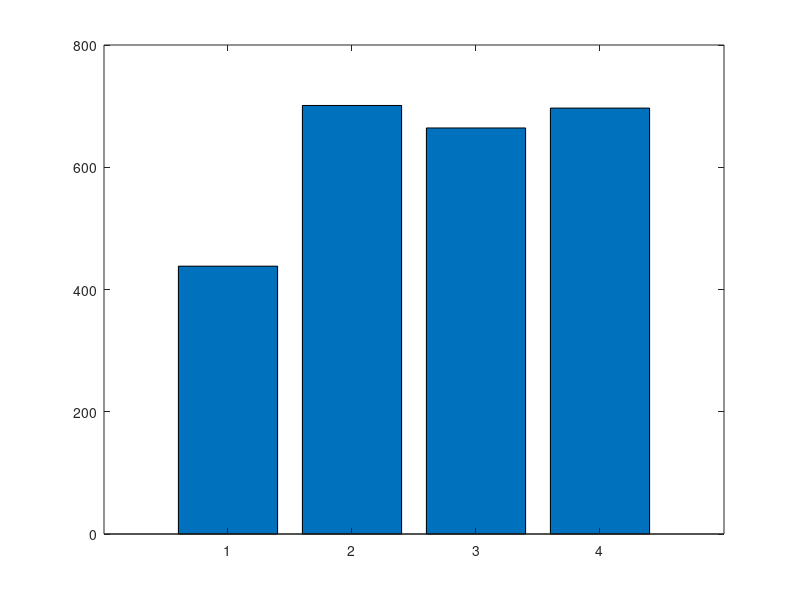

This figure's MATLAB source:
function enum4()
global Dflag
Dflag=4;
Cr=10;
Ct=400;
n=4;
distance=1;
Bcost=inf;
lot=zeros(n,1);
t=zeros(n,1);
td=zeros(n,1);
optH=zeros(n,1);
optL=zeros(n,1);
inve=zeros(n,1);
inveT=0;
switch Dflag
    case 1
        for t1=1:distance:(100-n*distance)
            for t2=1:distance:97-(n-1)*distance
                if(t1+t2<100-(n-2)*distance)
                    for t3=1:distance:97
                        if(t1+t2+t3<100-distance)
                            t4=100-t1-t2-t3;
                            t(1)=t1;
                            t(2)=t2+t(1);
                            t(3)=t3+t(2);
                            t(4)=100;
                            td(1)=t1;
                            td(2)=t2;
                            td(3)=t3;
                            td(4)=t4;
                            
                            lot(1)=(t(1)^2)/4;
                            inveT=td(1)*lot(1);
                            
                            for i = 2:4
                                lot(i)=(t(i)^2-t(i-1)^2)/4;
                                inveT=inveT+td(i)*(t(i)^2)/4;
                            end
                            
                            cost=Cr*max(lot)+inveT+Ct*4;
                            if cost<Bcost
                                for iii=1:4
                                    optH(iii)=td(iii);
                                    optL(iii)=lot(iii);
                                end
                                Bcost=cost;
                            end
                        end
                    end
                end
            end
        end
        
    case 2
        for t1=1:distance:97
            for t2=1:distance:97
                if(t1+t2<100-2*distance)
                    for t3=1:distance:97
                        if(t1+t2+t3<100-distance)
                            t4=100-t1-t2-t3;
                            t(1)=t1;
                            t(2)=t2+t(1);
                            t(3)=t3+t(2);
                            t(4)=100;
                            td(1)=t1;
                            td(2)=t2;
                            td(3)=t3;
                            td(4)=t4;
                            
                            lot(1)=250*sqrt(t(1));
                            inveT=td(1)*lot(1);
                            
                            for i = 2:4
                                lot(i)=250*sqrt(t(i))-250*sqrt(t(i-1));
                                inveT=inveT+td(i)*250*sqrt(t(i));
                            end
                            
                            cost=Cr*max(lot)+inveT+Ct*4;
                            if cost<Bcost
                                for iii=1:4
                                    optH(iii)=td(iii);
                                    optL(iii)=lot(iii);
                                end
                                Bcost=cost;
                            end
                        end
                    end
                end
            end
        end
    case 3
        for t1=1:distance:97
            for t2=1:distance:97
                if(t1+t2<100-2*distance)
                    for t3=1:distance:97
                        if(t1+t2+t3<100-distance)
                            t4=100-t1-t2-t3;
                            t(1)=t1;
                            t(2)=t2+t(1);
                            t(3)=t3+t(2);
                            t(4)=100;
                            td(1)=t1;
                            td(2)=t2;
                            td(3)=t3;
                            td(4)=t4;
                            
                            lot(1)=2685*(1/(1+exp((-t(1)+50)/15))-1/(1+exp(50/15)));
                            inveT=td(1)*lot(1);
                            
                            for i = 2:4
                                lot(i)=2685*(1/(1+exp((-t(i)+50)/15)))-2685*(1/(1+exp((-t(i-1)+50)/15)));
                                inveT=inveT+td(i)*(2685*(1/(1+exp((-t(i)+50)/15))-1/(1+exp(50/15))));
                            end
                            
                            cost=Cr*max(lot)+inveT+Ct*4;
                            if cost<Bcost
                                for iii=1:4
                                    optH(iii)=td(iii);
                                    optL(iii)=lot(iii);
                                end
                                Bcost=cost;
                            end
                        end
                    end
                end
            end
        end
    case 4
        for t1=1:distance:97
            for t2=1:distance:97
                if(t1+t2<100-2*distance)
                    for t3=1:distance:97
                        if(t1+t2+t3<100-distance)
                            t4=100-t1-t2-t3;
                            t(1)=t1;
                            t(2)=t2+t(1);
                            t(3)=t3+t(2);
                            t(4)=100;
                            td(1)=t1;
                            td(2)=t2;
                            td(3)=t3;
                            td(4)=t4;
                            %
                            if t(1)<25
                                lot(1)=(t(1)^2)*2500/3566;
                            elseif t(1)<64
                                lot(1)=(500*sqrt(t(1))-1875)*2500/3566;
                            else
                                lot(1)=((t(1)^2)*1000/4096+1125)*2500/3566;
                            end
                            
                            inveT=td(1)*lot(1);
                            %also need to detect the location of t(i-1)
                            for i = 2:4
                                if t(i)<25
                                    lot(i)=(t(i)^2)*2500/3566-(t(i-1)^2)*2500/3566;
                                    inveT=inveT+td(i)*(t(i)^2)*2500/3566;
                                elseif t(i)<64
                                    if t(i-1)<25
                                        lot(i)=(500*sqrt(t(i))-1875)*2500/3566-(t(i-1)^2)*2500/3566;
                                    elseif t(i-1) <64
                                        lot(i)=(500*sqrt(t(i))-1875)*2500/3566-(500*sqrt(t(i-1))-1875)*2500/3566;
                                    end
                                    inveT=inveT+td(i)*(500*sqrt(t(i))-1875)*2500/3566;
                                else
                                    if t(i-1)<25
                                         lot(i)=((t(i)^2)*1000/4096+1125)*2500/3566-(t(i-1)^2)*2500/3566;
                                    elseif t(i-1)<64
                                         lot(i)=((t(i)^2)*1000/4096+1125)*2500/3566-(500*sqrt(t(i-1))-1875)*2500/3566;
                                    else
                                         lot(i)=((t(i)^2)*1000/4096+1125)*2500/3566-((t(i-1)^2)*1000/4096+1125)*2500/3566;
                                    end
                                    inveT=inveT+td(i)*((t(i)^2)*1000/4096+1125)*2500/3566;
                                end
                            end
                         
                            cost=Cr*max(lot)+inveT+Ct*4;
                            if cost<Bcost
                                for iii=1:4
                                    optH(iii)=td(iii);
                                    optL(iii)=lot(iii);
                                end
                                Bcost=cost;
                            end
                        end
                    end
                end
            end
        end
end
Bcost
optH
figure(1)
bar(optL)
optL

